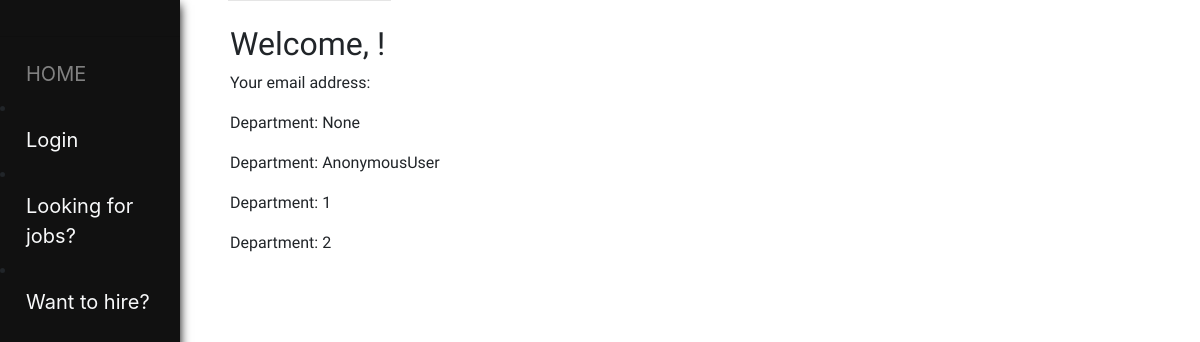
/test/, run on an earlier commit of the app's database.
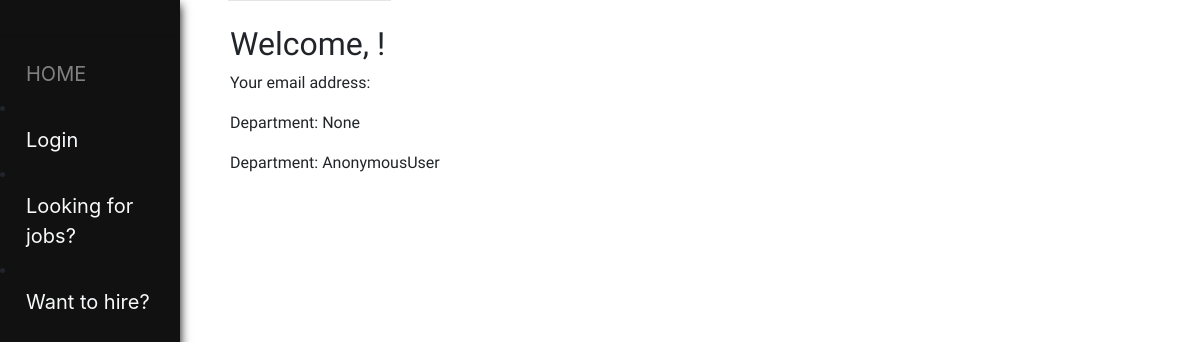
And on a later commit of the database.
### home/models.py (models this page shows, shortened)
class Job(models.Model):
    jobType = (('','Choose job-type:'),
               ('Internship','Internship'),
               ('Part-Time','Part-Time'),
               ('Full-time','Full-time'),
    )
    position = models.CharField(max_length=200, null=False)
    company = models.CharField(max_length=200, null=False)
    start_date = models.CharField(max_length=200, null=False)
    job_type = models.CharField(max_length=50, null=False, choices=jobType)
    package = models.CharField(max_length=200, null=False)
    apply_by = models.CharField(max_length=200, null=False)
    location = models.CharField(max_length=200, null=True)
    about_company = models.TextField(max_length=1500, null=False)
    job_description = models.TextField(max_length=1500, null=False)
    eligibility = models.TextField(max_length=500, null=False)
    perks = models.TextField(max_length=500, null=False)
    openings = models.IntegerField( null=False)
    created_by = models.ForeignKey(User, on_delete=models.CASCADE)

### home/views.py (the view)
# urls.py: path('test/', views.index, name='index'),
def index(request):
    job = Job.objects.all()
    userr = request.POST.get('first_name')
    user = request.user
    context = {
        'job':job,
        'userr':userr,
        'user':user
    }
    return render(request, 'home/test.html', context)

### home/templates/home/test.html (shortened to what this page needs)
{% extends 'home/index.html' %}
{% block content %}
<h2>Welcome, <small>{{ user.username }}</small>!</h2>
<p>Your email address: {{ user.email }}</p>
<p>Department: {{ userr }}</p>
<p>Department: {{ user }}</p>
{% for j in job  %}
<p>Department: {{ j.id }}</p>
{% endfor %}
{% endblock content %}

What changed in the data, as far as the page shows it:
removed Job: id "1"
removed Job: id "2"
